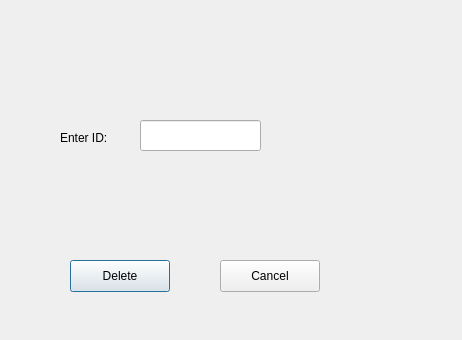
<?xml version="1.0" encoding="UTF-8"?>
<ui version="4.0">
 <class>DeleteStudent</class>
 <widget class="QDialog" name="DeleteStudent">
  <property name="geometry">
   <rect>
    <x>0</x>
    <y>0</y>
    <width>462</width>
    <height>340</height>
   </rect>
  </property>
  <property name="windowTitle">
   <string>Dialog</string>
  </property>
  <widget class="QLabel" name="label">
   <property name="geometry">
    <rect>
     <x>60</x>
     <y>130</y>
     <width>91</width>
     <height>16</height>
    </rect>
   </property>
   <property name="text">
    <string>Enter ID: </string>
   </property>
  </widget>
  <widget class="QLineEdit" name="id_Line_Edit">
   <property name="geometry">
    <rect>
     <x>140</x>
     <y>120</y>
     <width>121</width>
     <height>31</height>
    </rect>
   </property>
  </widget>
  <widget class="QPushButton" name="Delete_Push_Button">
   <property name="geometry">
    <rect>
     <x>70</x>
     <y>260</y>
     <width>100</width>
     <height>32</height>
    </rect>
   </property>
   <property name="text">
    <string>Delete</string>
   </property>
  </widget>
  <widget class="QPushButton" name="Cancel_Push_Button">
   <property name="geometry">
    <rect>
     <x>220</x>
     <y>260</y>
     <width>100</width>
     <height>32</height>
    </rect>
   </property>
   <property name="text">
    <string>Cancel</string>
   </property>
  </widget>
 </widget>
 <resources/>
 <connections/>
</ui>
